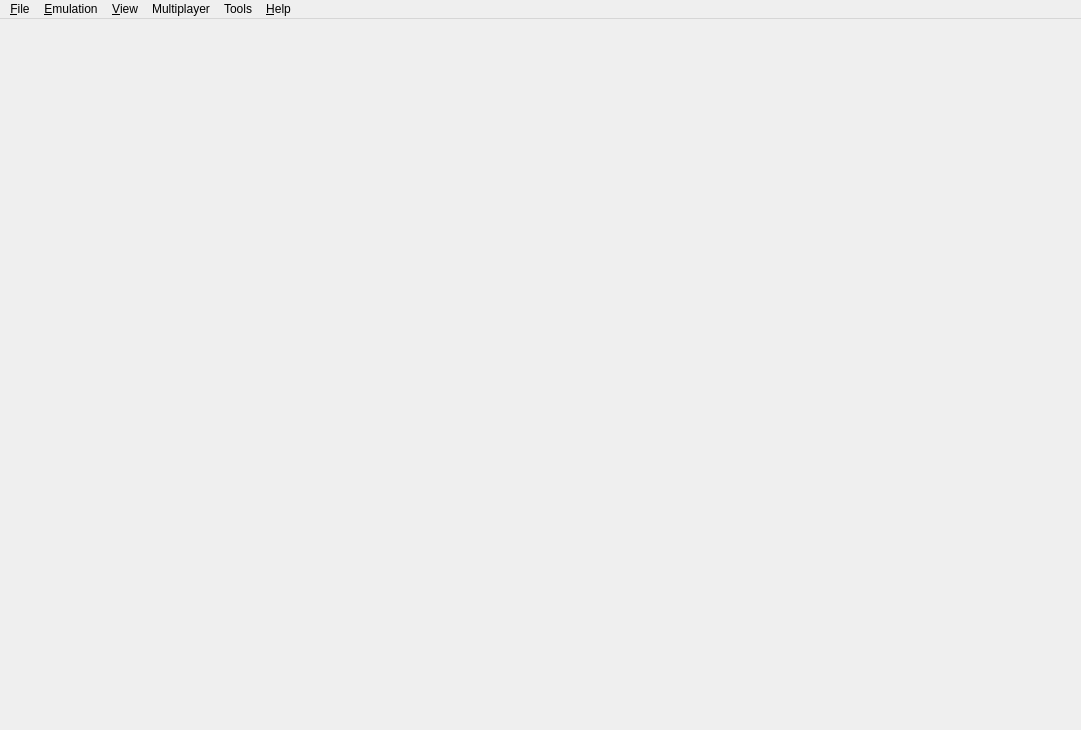
<?xml version="1.0" encoding="UTF-8"?>
<ui version="4.0">
 <class>MainWindow</class>
 <widget class="QMainWindow" name="MainWindow">
  <property name="geometry">
   <rect>
    <x>0</x>
    <y>0</y>
    <width>1081</width>
    <height>730</height>
   </rect>
  </property>
  <property name="windowTitle">
   <string>Cytrus</string>
  </property>
  <property name="windowIcon">
   <iconset>
    <normaloff>dist/cytrus.png</normaloff>dist/cytrus.png</iconset>
  </property>
  <property name="tabShape">
   <enum>QTabWidget::Rounded</enum>
  </property>
  <property name="dockNestingEnabled">
   <bool>true</bool>
  </property>
  <widget class="QWidget" name="centralwidget">
   <layout class="QHBoxLayout" name="horizontalLayout">
    <property name="leftMargin">
     <number>0</number>
    </property>
    <property name="topMargin">
     <number>0</number>
    </property>
    <property name="rightMargin">
     <number>0</number>
    </property>
    <property name="bottomMargin">
     <number>0</number>
    </property>
   </layout>
  </widget>
  <widget class="QMenuBar" name="menubar">
   <property name="geometry">
    <rect>
     <x>0</x>
     <y>0</y>
     <width>1081</width>
     <height>22</height>
    </rect>
   </property>
   <widget class="QMenu" name="menu_File">
    <property name="title">
     <string>&amp;File</string>
    </property>
    <widget class="QMenu" name="menu_Boot_Home_Menu">
     <property name="title">
      <string>Boot Home Menu</string>
     </property>
     <addaction name="action_Boot_Home_Menu_JPN"/>
     <addaction name="action_Boot_Home_Menu_USA"/>
     <addaction name="action_Boot_Home_Menu_EUR"/>
     <addaction name="action_Boot_Home_Menu_AUS"/>
     <addaction name="action_Boot_Home_Menu_CHN"/>
     <addaction name="action_Boot_Home_Menu_KOR"/>
     <addaction name="action_Boot_Home_Menu_TWN"/>
    </widget>
    <widget class="QMenu" name="menu_recent_files">
     <property name="title">
      <string>Recent Files</string>
     </property>
    </widget>
    <widget class="QMenu" name="menu_Amiibo">
     <property name="title">
      <string>Amiibo</string>
     </property>
     <addaction name="action_Load_Amiibo"/>
     <addaction name="action_Remove_Amiibo"/>
    </widget>
    <addaction name="action_Load_File"/>
    <addaction name="action_Install_CIA"/>
    <addaction name="action_Connect_Artic"/>
    <addaction name="menu_Boot_Home_Menu"/>
    <addaction name="separator"/>
    <addaction name="menu_recent_files"/>
    <addaction name="separator"/>
    <addaction name="menu_Amiibo"/>
    <addaction name="separator"/>
    <addaction name="action_Open_Cytrus_Folder"/>
    <addaction name="separator"/>
    <addaction name="action_Exit"/>
   </widget>
   <widget class="QMenu" name="menu_Emulation">
    <property name="title">
     <string>&amp;Emulation</string>
    </property>
    <widget class="QMenu" name="menu_Save_State">
     <property name="title">
      <string>Save State</string>
     </property>
     <addaction name="action_Save_to_Oldest_Slot"/>
     <addaction name="separator"/>
    </widget>
    <widget class="QMenu" name="menu_Load_State">
     <property name="title">
      <string>Load State</string>
     </property>
     <addaction name="action_Load_from_Newest_Slot"/>
     <addaction name="separator"/>
    </widget>
    <addaction name="action_Pause"/>
    <addaction name="action_Stop"/>
    <addaction name="action_Restart"/>
    <addaction name="separator"/>
    <addaction name="menu_Load_State"/>
    <addaction name="menu_Save_State"/>
    <addaction name="separator"/>
    <addaction name="action_Configure"/>
    <addaction name="action_Configure_Current_Game"/>
   </widget>
   <widget class="QMenu" name="menu_View">
    <property name="title">
     <string>&amp;View</string>
    </property>
    <widget class="QMenu" name="menu_View_Debugging">
     <property name="title">
      <string>Debugging</string>
     </property>
     <addaction name="action_Create_Pica_Surface_Viewer"/>
     <addaction name="separator"/>
    </widget>
    <widget class="QMenu" name="menu_Screen_Layout">
     <property name="title">
      <string>Screen Layout</string>
     </property>
     <addaction name="action_Screen_Layout_Default"/>
     <addaction name="action_Screen_Layout_Single_Screen"/>
     <addaction name="action_Screen_Layout_Large_Screen"/>
     <addaction name="action_Screen_Layout_Hybrid_Screen"/>
     <addaction name="action_Screen_Layout_Side_by_Side"/>
     <addaction name="action_Screen_Layout_Separate_Windows"/>
     <addaction name="separator"/>
     <addaction name="action_Screen_Layout_Upright_Screens"/>
     <addaction name="action_Screen_Layout_Swap_Screens"/>
    </widget>
    <addaction name="action_Fullscreen"/>
    <addaction name="action_Single_Window_Mode"/>
    <addaction name="menu_Screen_Layout"/>
    <addaction name="separator"/>
    <addaction name="action_Display_Dock_Widget_Headers"/>
    <addaction name="action_Show_Filter_Bar"/>
    <addaction name="action_Show_Status_Bar"/>
    <addaction name="separator"/>
    <addaction name="menu_View_Debugging"/>
   </widget>
   <widget class="QMenu" name="menu_Multiplayer">
    <property name="enabled">
     <bool>true</bool>
    </property>
    <property name="title">
     <string>Multiplayer</string>
    </property>
    <addaction name="action_View_Lobby"/>
    <addaction name="action_Start_Room"/>
    <addaction name="action_Connect_To_Room"/>
    <addaction name="separator"/>
    <addaction name="action_Show_Room"/>
    <addaction name="action_Leave_Room"/>
   </widget>
   <widget class="QMenu" name="menu_Tools">
    <property name="title">
     <string>Tools</string>
    </property>
    <widget class="QMenu" name="menu_Movie">
     <property name="title">
      <string>Movie</string>
     </property>
     <addaction name="action_Record_Movie"/>
     <addaction name="action_Play_Movie"/>
     <addaction name="action_Close_Movie"/>
     <addaction name="separator"/>
     <addaction name="action_Movie_Read_Only_Mode"/>
     <addaction name="action_Save_Movie"/>
    </widget>
    <widget class="QMenu" name="menu_Frame_Advance">
     <property name="title">
      <string>Frame Advance</string>
     </property>
     <addaction name="action_Enable_Frame_Advancing"/>
     <addaction name="action_Advance_Frame"/>
    </widget>
    <addaction name="menu_Movie"/>
    <addaction name="menu_Frame_Advance"/>
    <addaction name="separator"/>
    <addaction name="action_Capture_Screenshot"/>
    <addaction name="action_Dump_Video"/>
   </widget>
   <widget class="QMenu" name="menu_Help">
    <property name="title">
     <string>&amp;Help</string>
    </property>
    <addaction name="action_Check_For_Updates"/>
    <addaction name="action_Open_Maintenance_Tool"/>
    <addaction name="separator"/>
    <addaction name="action_Report_Compatibility"/>
    <addaction name="separator"/>
    <addaction name="action_Open_Log_Folder"/>
    <addaction name="action_FAQ"/>
    <addaction name="action_About"/>
   </widget>
   <addaction name="menu_File"/>
   <addaction name="menu_Emulation"/>
   <addaction name="menu_View"/>
   <addaction name="menu_Multiplayer"/>
   <addaction name="menu_Tools"/>
   <addaction name="menu_Help"/>
  </widget>
  <action name="action_Load_File">
   <property name="text">
    <string>Load File...</string>
   </property>
  </action>
  <action name="action_Install_CIA">
   <property name="text">
    <string>Install CIA...</string>
   </property>
  </action>
  <action name="action_Connect_Artic">
    <property name="text">
      <string>Connect to Artic Base...</string>
    </property>
  </action>
  <action name="action_Boot_Home_Menu_JPN">
   <property name="text">
    <string>JPN</string>
   </property>
  </action>
  <action name="action_Boot_Home_Menu_USA">
   <property name="text">
    <string>USA</string>
   </property>
  </action>
  <action name="action_Boot_Home_Menu_EUR">
   <property name="text">
    <string>EUR</string>
   </property>
  </action>
  <action name="action_Boot_Home_Menu_AUS">
   <property name="text">
    <string>AUS</string>
   </property>
  </action>
  <action name="action_Boot_Home_Menu_CHN">
   <property name="text">
    <string>CHN</string>
   </property>
  </action>
  <action name="action_Boot_Home_Menu_KOR">
   <property name="text">
    <string>KOR</string>
   </property>
  </action>
  <action name="action_Boot_Home_Menu_TWN">
   <property name="text">
    <string>TWN</string>
   </property>
  </action>
  <action name="action_Exit">
   <property name="text">
    <string>E&amp;xit</string>
   </property>
  </action>
  <action name="action_Pause">
   <property name="enabled">
    <bool>false</bool>
   </property>
   <property name="text">
    <string>&amp;Pause</string>
   </property>
  </action>
  <action name="action_Stop">
   <property name="enabled">
    <bool>false</bool>
   </property>
   <property name="text">
    <string>&amp;Stop</string>
   </property>
  </action>
  <action name="action_Save">
   <property name="enabled">
    <bool>false</bool>
   </property>
   <property name="text">
    <string>Save</string>
   </property>
  </action>
  <action name="action_Load">
   <property name="enabled">
    <bool>false</bool>
   </property>
   <property name="text">
    <string>Load</string>
   </property>
  </action>
  <action name="action_FAQ">
   <property name="text">
    <string>FAQ</string>
   </property>
  </action>
  <action name="action_About">
   <property name="text">
    <string>About Cytrus</string>
   </property>
   <property name="menuRole">
    <enum>QAction::AboutRole</enum>
   </property>
  </action>
  <action name="action_Single_Window_Mode">
   <property name="checkable">
    <bool>true</bool>
   </property>
   <property name="text">
    <string>Single Window Mode</string>
   </property>
  </action>
  <action name="action_Save_to_Oldest_Slot">
   <property name="text">
    <string>Save to Oldest Slot</string>
   </property>
  </action>
  <action name="action_Load_from_Newest_Slot">
   <property name="text">
    <string>Load from Newest Slot</string>
   </property>
  </action>
  <action name="action_Configure">
   <property name="text">
    <string>Configure...</string>
   </property>
   <property name="menuRole">
    <enum>QAction::PreferencesRole</enum>
   </property>
  </action>
  <action name="action_Display_Dock_Widget_Headers">
   <property name="checkable">
    <bool>true</bool>
   </property>
   <property name="text">
    <string>Display Dock Widget Headers</string>
   </property>
  </action>
  <action name="action_Show_Filter_Bar">
   <property name="checkable">
    <bool>true</bool>
   </property>
   <property name="text">
    <string>Show Filter Bar</string>
   </property>
  </action>
  <action name="action_Show_Status_Bar">
   <property name="checkable">
    <bool>true</bool>
   </property>
   <property name="text">
    <string>Show Status Bar</string>
   </property>
  </action>
  <action name="action_Create_Pica_Surface_Viewer">
   <property name="text">
    <string>Create Pica Surface Viewer</string>
   </property>
  </action>
  <action name="action_Record_Movie">
   <property name="text">
    <string>Record...</string>
   </property>
  </action>
  <action name="action_Play_Movie">
   <property name="text">
    <string>Play...</string>
   </property>
  </action>
  <action name="action_Close_Movie">
   <property name="text">
    <string>Close</string>
   </property>
  </action>
  <action name="action_Save_Movie">
   <property name="enabled">
    <bool>false</bool>
   </property>
   <property name="text">
    <string>Save without Closing</string>
   </property>
  </action>
  <action name="action_Movie_Read_Only_Mode">
   <property name="checkable">
    <bool>true</bool>
   </property>
   <property name="checked">
    <bool>true</bool>
   </property>
   <property name="text">
    <string>Read-Only Mode</string>
   </property>
  </action>
  <action name="action_Enable_Frame_Advancing">
   <property name="checkable">
    <bool>true</bool>
   </property>
   <property name="text">
    <string>Enable Frame Advancing</string>
   </property>
  </action>
  <action name="action_Advance_Frame">
   <property name="enabled">
    <bool>false</bool>
   </property>
   <property name="text">
    <string>Advance Frame</string>
   </property>
  </action>
  <action name="action_Capture_Screenshot">
   <property name="enabled">
    <bool>false</bool>
   </property>
   <property name="text">
    <string>Capture Screenshot</string>
   </property>
  </action>
  <action name="action_Dump_Video">
   <property name="checkable">
    <bool>true</bool>
   </property>
   <property name="text">
    <string>Dump Video</string>
   </property>
  </action>
  <action name="action_View_Lobby">
   <property name="enabled">
    <bool>true</bool>
   </property>
   <property name="text">
    <string>Browse Public Game Lobby</string>
   </property>
  </action>
  <action name="action_Start_Room">
   <property name="enabled">
    <bool>true</bool>
   </property>
   <property name="text">
    <string>Create Room</string>
   </property>
  </action>
  <action name="action_Leave_Room">
   <property name="enabled">
    <bool>false</bool>
   </property>
   <property name="text">
    <string>Leave Room</string>
   </property>
  </action>
  <action name="action_Connect_To_Room">
   <property name="text">
    <string>Direct Connect to Room</string>
   </property>
  </action>
  <action name="action_Show_Room">
   <property name="enabled">
    <bool>false</bool>
   </property>
   <property name="text">
    <string>Show Current Room</string>
   </property>
  </action>
  <action name="action_Fullscreen">
   <property name="checkable">
    <bool>true</bool>
   </property>
   <property name="text">
    <string>Fullscreen</string>
   </property>
  </action>
  <action name="action_Open_Log_Folder">
   <property name="text">
    <string>Open Log Folder</string>
   </property>
   <property name="toolTip">
    <string>Opens the Cytrus Log folder</string>
   </property>
  </action>
  <action name="action_Open_Maintenance_Tool">
   <property name="text">
    <string>Modify Cytrus Install</string>
   </property>
   <property name="toolTip">
    <string>Opens the maintenance tool to modify your Cytrus installation</string>
   </property>
  </action>
  <action name="action_Screen_Layout_Default">
   <property name="checkable">
    <bool>true</bool>
   </property>
   <property name="text">
    <string>Default</string>
   </property>
  </action>
  <action name="action_Screen_Layout_Single_Screen">
   <property name="checkable">
    <bool>true</bool>
   </property>
   <property name="text">
    <string>Single Screen</string>
   </property>
  </action>
  <action name="action_Screen_Layout_Large_Screen">
   <property name="checkable">
    <bool>true</bool>
   </property>
   <property name="text">
    <string>Large Screen</string>
   </property>
  </action>
  <action name="action_Screen_Layout_Hybrid_Screen">
   <property name="checkable">
    <bool>true</bool>
   </property>
   <property name="text">
    <string>Hybrid Screen</string>
   </property>
  </action>
  <action name="action_Screen_Layout_Side_by_Side">
   <property name="checkable">
    <bool>true</bool>
   </property>
   <property name="text">
    <string>Side by Side</string>
   </property>
  </action>
  <action name="action_Screen_Layout_Separate_Windows">
   <property name="checkable">
    <bool>true</bool>
   </property>
   <property name="text">
    <string>Separate Windows</string>
   </property>
  </action>
  <action name="action_Screen_Layout_Swap_Screens">
   <property name="checkable">
    <bool>true</bool>
   </property>
   <property name="text">
    <string>Swap Screens</string>
   </property>
  </action>
  <action name="action_Screen_Layout_Upright_Screens">
   <property name="checkable">
    <bool>true</bool>
   </property>
   <property name="text">
    <string>Rotate Upright</string>
   </property>
  </action>
  <action name="action_Check_For_Updates">
   <property name="text">
    <string>Check for Updates</string>
   </property>
  </action>
  <action name="action_Report_Compatibility">
   <property name="enabled">
    <bool>false</bool>
   </property>
   <property name="text">
    <string>Report Compatibility</string>
   </property>
   <property name="visible">
    <bool>false</bool>
   </property>
  </action>
  <action name="action_Restart">
   <property name="enabled">
    <bool>false</bool>
   </property>
   <property name="text">
    <string>Restart</string>
   </property>
  </action>
  <action name="action_Load_Amiibo">
   <property name="enabled">
    <bool>false</bool>
   </property>
   <property name="text">
    <string>Load...</string>
   </property>
  </action>
  <action name="action_Remove_Amiibo">
   <property name="enabled">
    <bool>false</bool>
   </property>
   <property name="text">
    <string>Remove</string>
   </property>
  </action>
  <action name="action_Open_Cytrus_Folder">
   <property name="text">
    <string>Open Cytrus Folder</string>
   </property>
  </action>
  <action name="action_Configure_Current_Game">
   <property name="enabled">
    <bool>false</bool>
   </property>
   <property name="text">
    <string>Configure Current Game...</string>
   </property>
   <property name="menuRole">
    <enum>QAction::NoRole</enum>
   </property>
  </action>
 </widget>
 <resources/>
 <connections/>
</ui>
